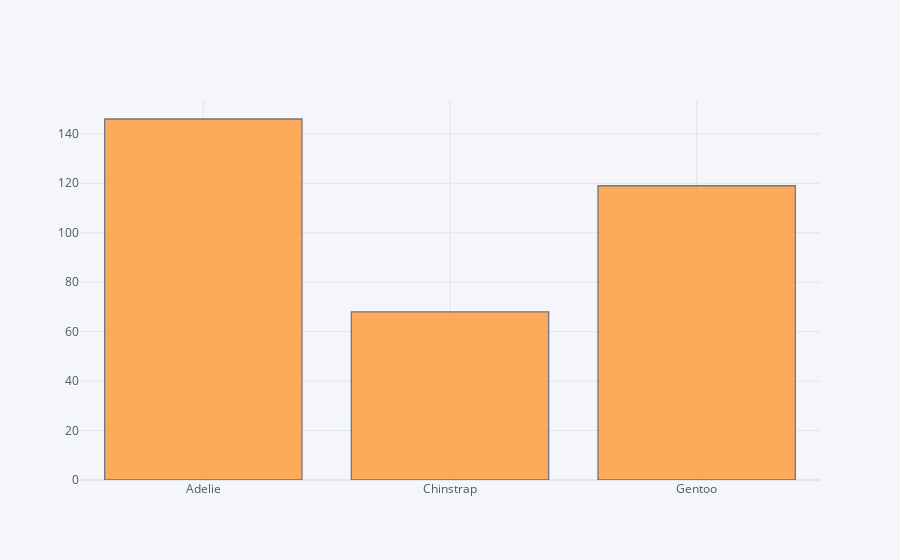

Notebook code cell kept with this figure:
### Code cell
df['species'].iplot(kind='hist')

### Figure 1 — Plotly figure (JSON) as saved in the notebook; plotly's stock layout.template omitted (floating-point values rounded to 4 significant figures; data arrays with more than 128 entries replaced by an {"elided": "..."} marker saying what was removed)
{"data": [{"histfunc": "count", "histnorm": "", "marker": {"color": "rgba(255, 153, 51, 1.0)", "line": {"color": "#4D5663", "width": 1.3}}, "name": "species", "opacity": 0.8, "orientation": "v", "type": "histogram", "x": {"elided": "333 str values"}}], "layout": {"barmode": "overlay", "legend": {"bgcolor": "#F5F6F9", "font": {"color": "#4D5663"}}, "paper_bgcolor": "#F5F6F9", "plot_bgcolor": "#F5F6F9", "title": {"font": {"color": "#4D5663"}}, "xaxis": {"gridcolor": "#E1E5ED", "showgrid": true, "tickfont": {"color": "#4D5663"}, "title": {"font": {"color": "#4D5663"}, "text": ""}, "zerolinecolor": "#E1E5ED"}, "yaxis": {"gridcolor": "#E1E5ED", "showgrid": true, "tickfont": {"color": "#4D5663"}, "title": {"font": {"color": "#4D5663"}, "text": ""}, "zerolinecolor": "#E1E5ED"}}}
